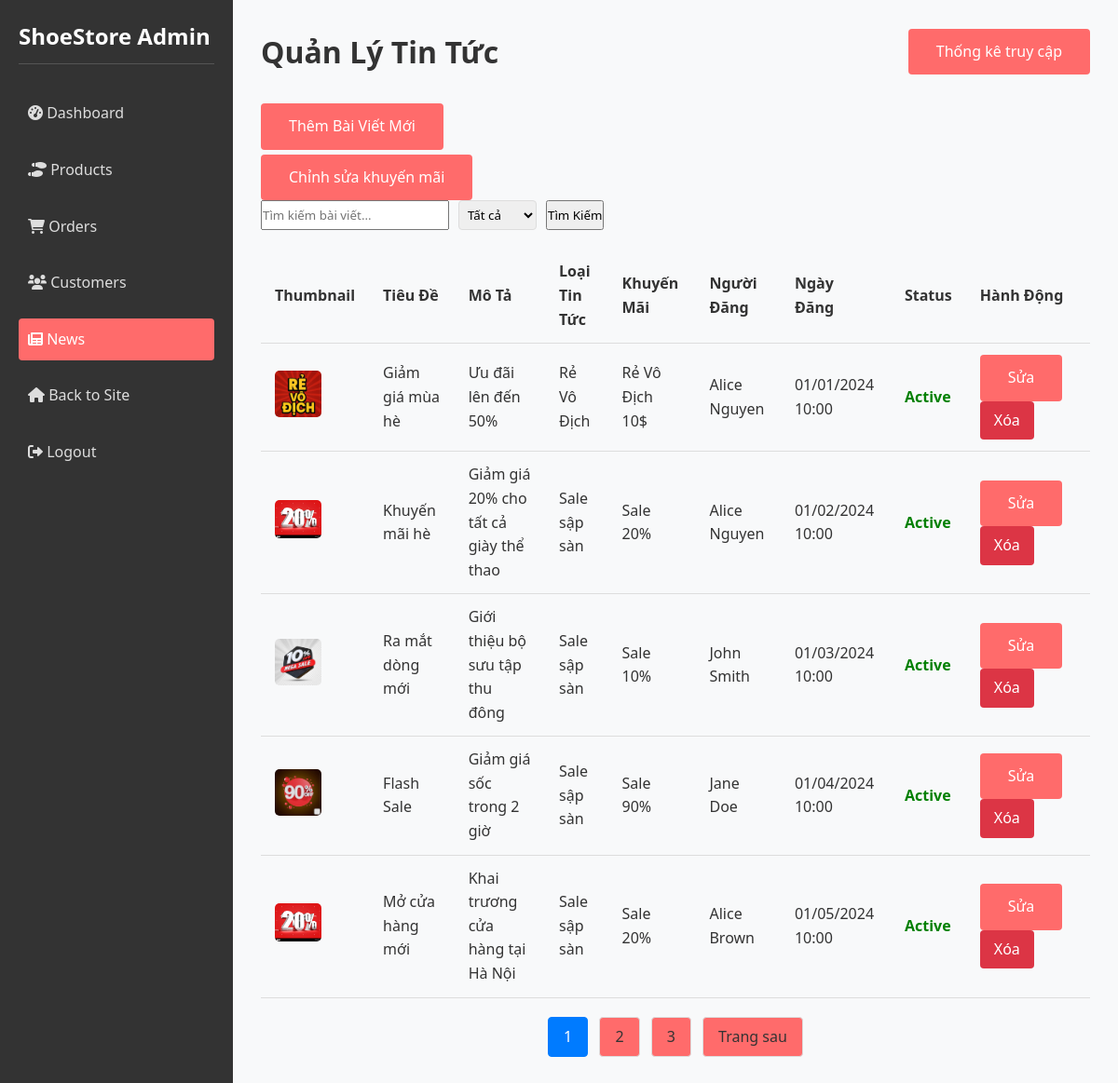
The page /index.php?controller=adminNews&action=manage (signed in) on the database as committed earlier.
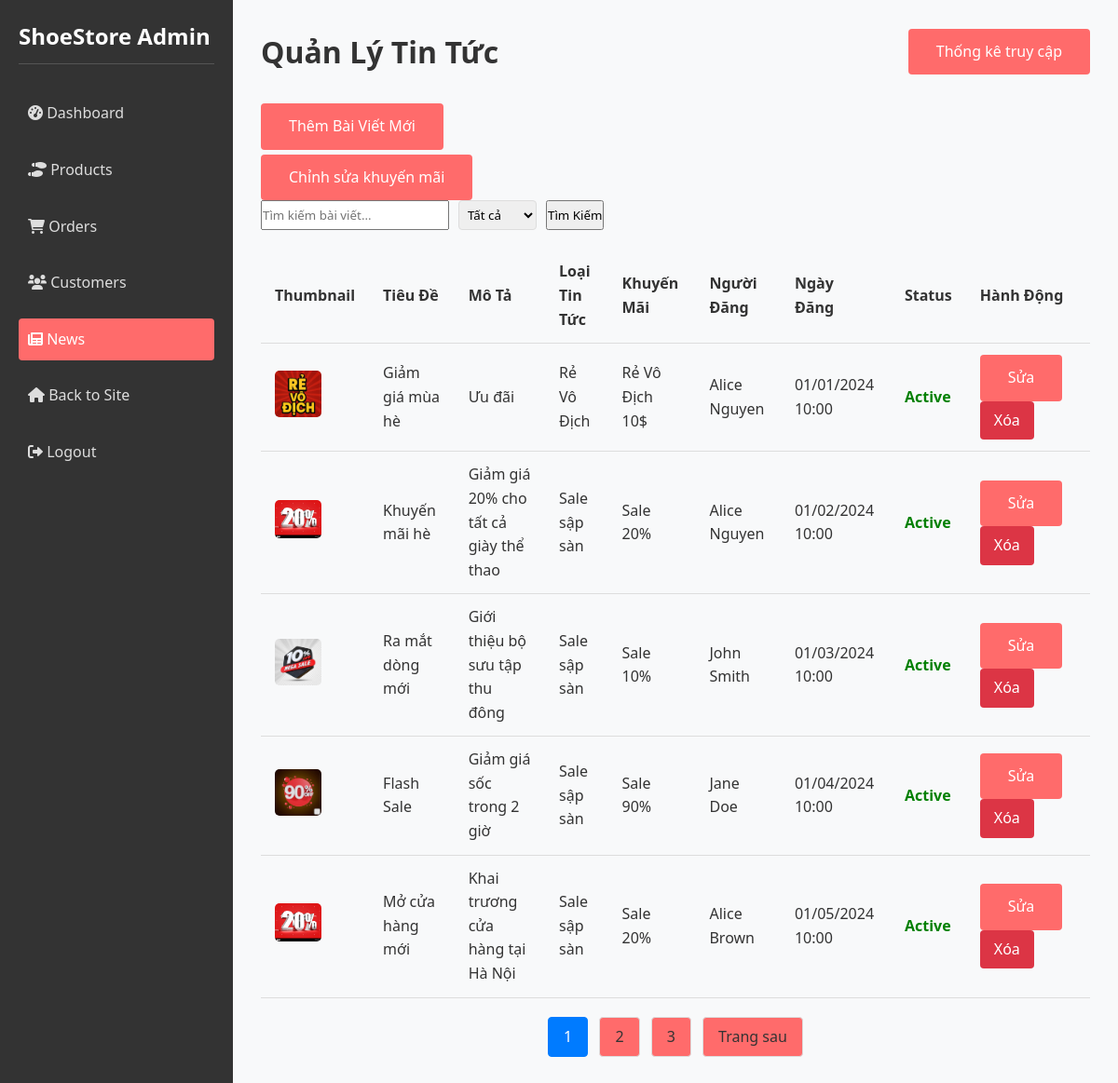
The same page on the database as committed later.
### tables this page shows
CREATE TABLE `news` (
  `NewsID` int(11) NOT NULL,
  `Title` varchar(200) DEFAULT NULL,
  `Description` text DEFAULT NULL,
  `Content` text DEFAULT NULL,
  `AdminID` int(11) DEFAULT NULL,
  `thumbnail` varchar(255) DEFAULT NULL,
  `DateCreated` datetime DEFAULT current_timestamp(),
  `news_type` varchar(50) DEFAULT 'normal',
  `promotion_id` int(11) DEFAULT NULL
);

CREATE TABLE `promotions` (
  `promotion_id` int(11) NOT NULL,
  `promotion_type` varchar(50) NOT NULL,
  `promotion_name` varchar(100) NOT NULL,
  `discount_percentage` decimal(5,2) DEFAULT NULL,
  `fixed_price` decimal(10,2) DEFAULT NULL,
  `start_date` datetime NOT NULL,
  `end_date` datetime NOT NULL
);

### controllers/AdminNewsController.php (called while the page is built, shortened)
<?php
require_once 'models/NewsModel.php';
class AdminNewsController {
    private $newsModel;
    public function __construct() {
        $this->newsModel = new NewsModel();
    }
    public function manage() {
        $search = isset($_GET['search']) ? trim($_GET['search']) : '';
        $status = isset($_GET['status']) ? trim($_GET['status']) : 'all';
        $limit = 5;
        $page = isset($_GET['page']) ? (int)$_GET['page'] : 1;
        $offset = ($page - 1) * $limit;
        $news = $this->newsModel->getNewsWithAdmin($search, $limit, $offset, $status);
        require_once 'views/admin/components/header.php';
        require_once 'views/admin/pages/manage-news.php';
        require_once 'views/admin/components/admin_footer.php';
    }
}

### index.php (called while the page is built, shortened)
<?php
spl_autoload_register(function ($class_name) {
    $controllerPath = 'controllers/' . $class_name . '.php';
    $modelPath = 'models/' . $class_name . '.php';
});
$action = isset($_GET['action']) ? preg_replace('/[^a-zA-Z0-9]/', '', $_GET['action']) : 'index';
$controllerInstance = new $controllerClass();
$controllerInstance->$action();

### models/Database.php (called while the page is built)
<?php
class Database {
    private $host = 'localhost';
    private $db_name = 'shoe';
    private $username = 'root';
    private $password = '';
    private $pdo;
    public function __construct() {
        try {
            $this->pdo = new PDO(
                "mysql:host=$this->host;dbname=$this->db_name;charset=utf8mb4",
                $this->username,
                $this->password
            );
            $this->pdo->setAttribute(PDO::ATTR_ERRMODE, PDO::ERRMODE_EXCEPTION);
        } catch (PDOException $e) {
            die("Connection failed: " . $e->getMessage());
        }
    }
    public function getConnection() {
        return $this->pdo;
    }
}

### models/NewsModel.php (called while the page is built, shortened)
<?php
class NewsModel {
    private $db;
    public function __construct() {
        $database = new Database();
        $this->db = $database->getConnection();
    }
    public function getNewsWithAdmin($search = '', $limit = 10, $offset = 0, $status = 'all') {
        $query = "SELECT n.*, CONCAT(admin.Fname, ' ', admin.Lname) AS AdminName, p.promotion_name, p.start_date, p.end_date
                  FROM news n
                  JOIN admin ON n.AdminID = admin.AdminID
                  LEFT JOIN promotions p ON n.promotion_id = p.promotion_id";
        $query .= " LIMIT :limit OFFSET :offset";
        $stmt = $this->db->prepare($query);
        $stmt->bindValue(':limit', (int)$limit, PDO::PARAM_INT);
        $stmt->bindValue(':offset', (int)$offset, PDO::PARAM_INT);
        $stmt->execute();
        return $stmt->fetchAll(PDO::FETCH_ASSOC);
    }
}

### views/admin/pages/manage-news.php (the view, shortened to what the changed rows need)
<div class="admin-header">
    <h1>Quản Lý Tin Tức</h1>
</div>
<table class="table table-striped admin-table">
    <thead>
        <tr>
            <th>Thumbnail</th>
            <th>Tiêu Đề</th>
            <th>Mô Tả</th>
            <th>Loại Tin Tức</th>
            <th>Khuyến Mãi</th>
            <th>Người Đăng</th>
            <th>Ngày Đăng</th>
            <th>Status</th>
            <th>Hành Động</th>
        </tr>
    </thead>
    <tbody>
        <?php if (empty($news)): ?>
            <tr>
                <td colspan="9">Không tìm thấy bài viết nào.</td>
            </tr>
        <?php else: ?>
            <?php foreach ($news as $item): ?>
                <tr>
                    <td>
                        <?php if ($item['thumbnail'] && file_exists($item['thumbnail'])): ?>
                            <img src="/shoesWebsite/<?php echo htmlspecialchars($item['thumbnail']); ?>" alt="Thumbnail">
                        <?php else: ?>
                            Không có ảnh
                        <?php endif; ?>
                    </td>
                    <td><?php echo htmlspecialchars($item['Title']); ?></td>
                    <td><?php echo htmlspecialchars($item['Description']); ?></td>
                    <td>
                        <?php
                        $news_types = [
                            'general' => 'Tin Tức Thông Thường',
                            'flash_sale' => 'Sale sập sàn',
                            'fixed_price' => 'Rẻ Vô Địch',
                        ];
                        echo $news_types[$item['news_type']] ?? 'Không xác định';
                        ?>
                    </td>
                    <td><?php echo htmlspecialchars($item['promotion_name'] ?? 'Không có'); ?></td>
                    <td><?php echo htmlspecialchars($item['AdminName'] ?? 'Unknown'); ?></td>
                    <td><?php echo date('d/m/Y H:i', strtotime($item['DateCreated'])); ?></td>
                    <td>
                        <?php
                        if ($item['promotion_id']) {
                            $now = new DateTime();
                            $startDate = new DateTime($item['start_date']);
                            $endDate = new DateTime($item['end_date']);
                            if ($now < $startDate) {
                                echo '<span class="status-pending">Pending</span>';
                            } elseif ($now >= $startDate && $now <= $endDate) {
                                echo '<span class="status-active">Active</span>';
                            } else {
                                echo '<span class="status-expired">Expired</span>';
                            }
                        } else {
                            echo '-';
                        }
                        ?>
                    </td>
                    <td>
                        <a href="/shoesWebsite/index.php?controller=adminNews&action=editNews&id=<?php echo $item['NewsID']; ?>" class="btn btn-primary">Sửa</a>
                        <a href="/shoesWebsite/index.php?controller=adminNews&action=deleteNews&id=<?php echo $item['NewsID']; ?>" class="btn btn-danger" onclick="return confirm('Bạn có chắc muốn xóa bài viết này?')">Xóa</a>
                    </td>
                </tr>
            <?php endforeach; ?>
        <?php endif; ?>
    </tbody>
</table>

Rows that differ between the two databases and show on the page:
changed news "Giảm giá mùa hè": Description "Ưu đãi lên đến 50%" → "Ưu đãi"
